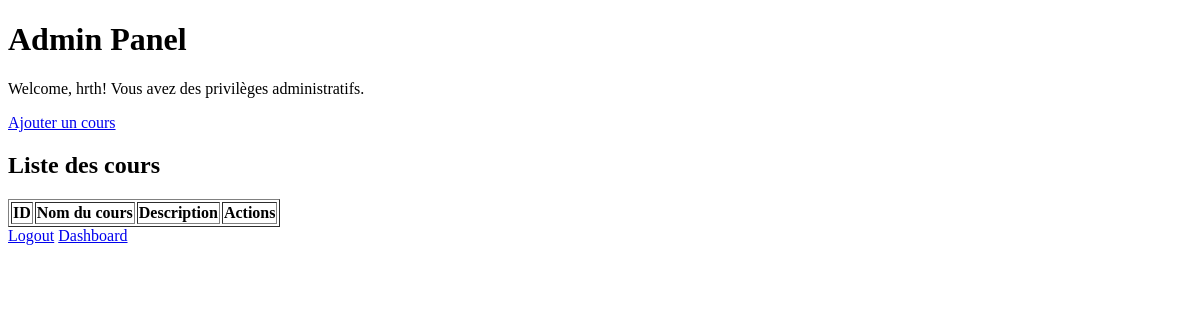
The page /admin (signed in) on the database as committed earlier.
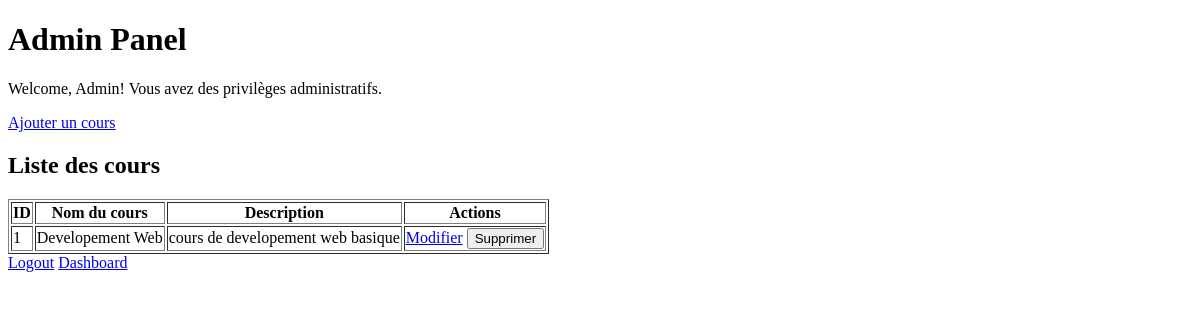
The same page on the database as committed later.
### tables this page shows
CREATE TABLE utilisateurs (
    id_utilisateur INTEGER PRIMARY KEY,
    nom varchar(100) not null,
    courriel varchar(100) not null unique,
    mot_de_passe varchar(255) not null,
    created_at timestamp default current_timestamp
);

CREATE TABLE cours (
    id_cours INTEGER PRIMARY KEY,
    nom_cours varchar(100) not null,
    description text
);

### index.py (the view)
@app.route('/admin')
@login_required
def admin():
    if not current_user.is_admin:
        abort(403)  # fait echouer la requête si l'utilisateur n'est pas admin
    db = get_db()
    form = AddCourseForm()
    cours = db.get_cours()
    return render_template('admin.html', form=form, cours=cours)

### database.py (called while the page is built)
def _build_utilisateurs(result_set_item):
    utilisateur = {}
    utilisateur["id_utilisateur"] = result_set_item[0]
    utilisateur["nom"] = result_set_item[1]
    utilisateur["courriel"] = result_set_item[2]
    utilisateur["mot_de_passe"] = result_set_item[3]
    utilisateur["created_at"] = result_set_item[4]
    return utilisateur

def _build_cours(result_set_item):
    cours = {}
    cours["id_cours"] = result_set_item[0]
    cours["nom_cours"] = result_set_item[1]
    cours["description"] = result_set_item[2]
    return cours

    def get_connection(self):
        if self.connection is None:
            self.connection = sqlite3.connect('db/maBase.db')
        return self.connection

    def disconnect(self):
        if self.connection is not None:
            self.connection.close()

    def get_cours(self):
        cursor = self.get_connection().cursor()
        query = ("select id_cours, nom_cours, description from cours")
        cursor.execute(query)
        all_data = cursor.fetchall()
        return [_build_cours(item) for item in all_data]

    def get_utilisateur(self, utilisateur_id):
        cursor = self.get_connection().cursor()
        query = ("select id_utilisateur, nom, courriel, mot_de_passe, "
                 "created_at from utilisateurs where id_utilisateur = ?")
        cursor.execute(query, (utilisateur_id,))
        item = cursor.fetchone()
        if item is None:
            return item
        else:
            return _build_utilisateurs(item)

### index.py (called while the page is built)
@login_manager.user_loader
def load_user(user_id):
    db = get_db()
    utilisateur = db.get_utilisateur(int(user_id))
    if user_id == 1:
        User.role = 'admin' # premier utilisateur est admin
    if utilisateur:
        return User(utilisateur['id_utilisateur'], utilisateur['nom'], utilisateur['courriel'], role='admin' if utilisateur['id_utilisateur'] == 1 else 'user') # retourne un objet User
    return None

def get_db():
    db = getattr(g, '_database', None)
    if db is None:
        g._database = Database()
    return g._database

@app.teardown_appcontext
def close_connection(exception):
    db = getattr(g, '_database', None)
    if db is not None:
        db.disconnect()

    @property
    def is_admin(self):
        return self.role == 'admin'

### templates/admin.html (shortened to what this page needs)
<!DOCTYPE html>
<html lang="fr">
<head>
</head>
<body>
    <h1>Admin Panel</h1>
    <p>Welcome, {{ current_user.nom }}! Vous avez des privilèges administratifs.</p>
    <a href="{{ url_for('add_cours') }}">Ajouter un cours</a>
    <h2>Liste des cours</h2>
    <table border="1">
        <thead>
            <tr>
                <th>ID</th>
                <th>Nom du cours</th>
                <th>Description</th>
                <th>Actions</th>
            </tr>
        </thead>
        <tbody>
            {% for cours in cours %}
            <tr>
                <td>{{ cours['id_cours'] }}</td>
                <td>{{ cours['nom_cours'] }}</td>
                <td>{{ cours['description'] }}</td>
                <td>
                    <a href="{{ url_for('modifier_cours', id_cours=cours['id_cours']) }}">Modifier</a>
                    <form method="post" action="{{ url_for('supprimer_cours', id_cours=cours['id_cours']) }}" style="display:inline;">
                        <button type="submit" onclick="return confirm('Êtes-vous sûr de vouloir supprimer ce cours ?')">Supprimer</button>
                    </form>
                </td>
            </tr>
            {% endfor %}
        </tbody>
    </table>
    <a href="{{ url_for('logout') }}">Logout</a>
    <a href="{{ url_for('dashboard') }}">Dashboard</a>
</body>
</html>

Rows that differ between the two databases and show on the page:
changed utilisateurs: nom "hrth" → "Admin"
added cours: id_cours "1", nom_cours "Developement Web", description "cours de developement web basique"
